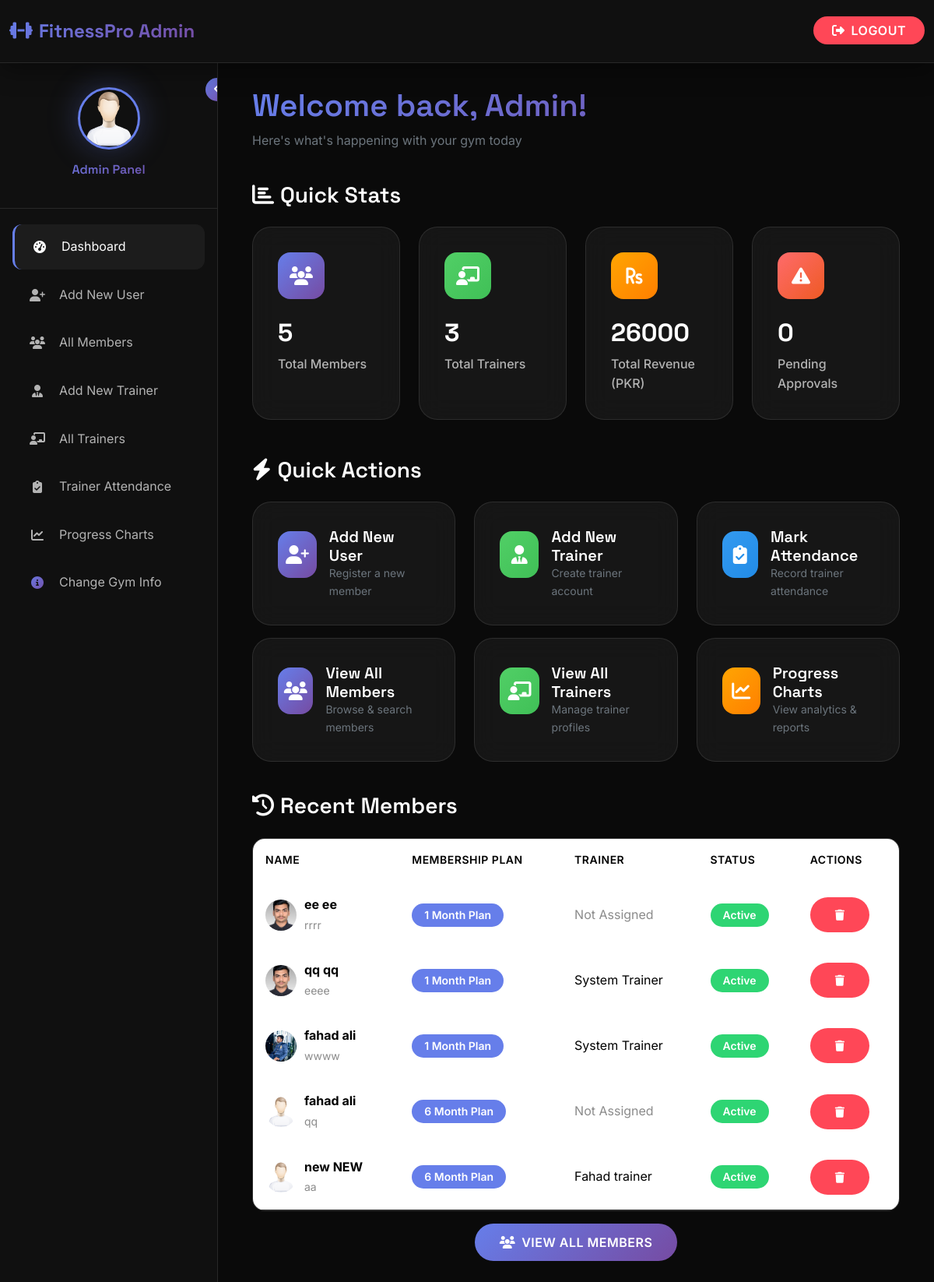
The app's page /admin_portal (signed in) with its own data.
### gym_management/gym_app/models.py (models this page shows, shortened)
class Gym_user(models.Model):
    first_name = models.CharField(max_length=50)
    last_name = models.CharField(max_length=50)
    dob = models.DateField()
    phone_number = models.CharField(max_length=20)
    image = models.ImageField(upload_to="users_profile_images/", default="users_profile_images/default.png", null=True, blank=True)
    weight = models.IntegerField(null=True, blank=True)
    height = models.IntegerField(null=True, blank=True)
    date_of_joining = models.DateTimeField(auto_now_add=True)
    email = models.CharField(max_length=50, null=True, blank=True)
    username = models.CharField(max_length=150, unique=True)
    password = models.CharField(max_length=100)
    address = models.ForeignKey(Address, on_delete=models.CASCADE, null=True, blank=True)
    gender = models.ForeignKey(Gender, on_delete=models.CASCADE)
    gym_split = models.ForeignKey(Gym_split, on_delete=models.CASCADE, null=True, blank=True)
    muscle_strength = models.ForeignKey(Muscle_strength, on_delete=models.CASCADE, null=True, blank=True)
    membership_plan = models.ForeignKey(MembershipPlan, on_delete=models.CASCADE, null=True, blank=True)
    payment_proof = models.ImageField(upload_to="payment_proofs/", null=True, blank=True)
    is_approved = models.BooleanField(default=False)
    is_blocked = models.BooleanField(default=False)
    membership_start_date = models.DateField(null=True, blank=True)
    membership_end_date = models.DateField(null=True, blank=True)
    reminder_sent = models.BooleanField(default=False)
    assigned_trainer = models.ForeignKey(Trainer, on_delete=models.SET_NULL, null=True, blank=True, related_name='assigned_members')
    trainer_requested = models.BooleanField(default=False)
    assigned_workout_plan = models.ForeignKey(WorkoutPlan, on_delete=models.SET_NULL, null=True, blank=True)
    assigned_diet_plan = models.ForeignKey(DietPlan, on_delete=models.SET_NULL, null=True, blank=True)
    @staticmethod
    def get_pending_approvals():
        return Gym_user.objects.filter(is_approved=False)
    @staticmethod
    def get_trainer_requests():
        return Gym_user.objects.filter(trainer_requested=True, assigned_trainer=None)

class MembershipPlan(models.Model):
    duration_months = models.IntegerField()
    price = models.IntegerField()
    name = models.CharField(max_length=100)

class Trainer(models.Model):
    first_name = models.CharField(max_length=50)
    last_name = models.CharField(max_length=50)
    email = models.CharField(max_length=50, null=True, blank=True)
    phone_number = models.CharField(max_length=20)
    username = models.CharField(max_length=150, unique=True)
    password = models.CharField(max_length=100)
    specialization = models.CharField(max_length=200, null=True, blank=True)
    image = models.ImageField(upload_to="trainers/", default="trainers/default.png", null=True, blank=True)
    created_at = models.DateTimeField(auto_now_add=True)

### gym_management/gym_app/views.py (the view)
# urls.py: path('admin_portal', views.admin_portal, name='admin_portal'),
def admin_portal(request):
    if 'admin_logged_in' not in request.session:
        return redirect('/admin_login')
    pending_approvals = Gym_user.get_pending_approvals()
    trainer_requests = Gym_user.get_trainer_requests()
    all_members = Gym_user.objects.filter(is_approved=True).order_by('-date_of_joining')
    all_trainers = Trainer.objects.all()
    total_revenue = sum([member.membership_plan.price for member in all_members if member.membership_plan])
    pending_count = pending_approvals.count()
    trainer_request_count = trainer_requests.count()
    data = {
        'admin': ADMIN_CREDENTIALS,
        'pending_approvals': pending_approvals,
        'trainer_requests': trainer_requests,
        'all_members': all_members,
        'all_trainers': all_trainers,
        'total_revenue': total_revenue,
        'pending_count': pending_count,
        'trainer_request_count': trainer_request_count,
        'total_members': all_members.count(),
        'total_trainers': all_trainers.count(),
        'today': dt.date.today()
    }
    return render(request, 'admin/dashboard.html', data)

### gym_management/gym_app/templates/admin/dashboard.html (shortened to what this page needs)
{% extends 'base_admin.html' %}
{% load static %}
{% block content %}
<div class="container-fluid">
    <div class="row mb-4" data-aos="fade-down">
        <div class="col-12">
            <h1 class="gradient-text mb-2">Welcome back, {{ admin.first_name }}!</h1>
            <p class="text-secondary">Here's what's happening with your gym today</p>
        </div>
    </div>
    <div class="row mb-4">
        <div class="col-12 mb-3" data-aos="fade-right">
            <h3><i class="fas fa-chart-bar me-2"></i>Quick Stats</h3>
        </div>
        <div class="col-md-3 mb-4" data-aos="fade-up">
            <a href="{% url 'all_members' %}" class="dashboard-card">
                <div class="card-icon bg-primary">
                    <i class="fas fa-users"></i>
                </div>
                <h2 class="card-title">{{ total_members }}</h2>
                <p class="card-subtitle">Total Members</p>
            </a>
        </div>
        <div class="col-md-3 mb-4" data-aos="fade-up" data-aos-delay="100">
            <a href="{% url 'all_trainers' %}" class="dashboard-card">
                <div class="card-icon bg-success">
                    <i class="fas fa-chalkboard-teacher"></i>
                </div>
                <h2 class="card-title">{{ total_trainers }}</h2>
                <p class="card-subtitle">Total Trainers</p>
            </a>
        </div>
        <div class="col-md-3 mb-4" data-aos="fade-up" data-aos-delay="200">
            <div class="dashboard-card">
                <div class="card-icon bg-warning">
                    <i class="fas fa-rupee-sign"></i>
                </div>
                <h2 class="card-title">{{ total_revenue }}</h2>
                <p class="card-subtitle">Total Revenue (PKR)</p>
            </div>
        </div>
        <div class="col-md-3 mb-4" data-aos="fade-up" data-aos-delay="300">
            <div class="dashboard-card">
                <div class="card-icon bg-danger">
                    <i class="fas fa-exclamation-triangle"></i>
                </div>
                <h2 class="card-title">{{ pending_count }}</h2>
                <p class="card-subtitle">Pending Approvals</p>
            </div>
        </div>
    </div>
    <div class="row mb-4">
        <div class="col-12 mb-3" data-aos="fade-right">
            <h3><i class="fas fa-bolt me-2"></i>Quick Actions</h3>
        </div>
        <div class="col-md-4 mb-3" data-aos="fade-up">
            <a href="{% url 'new_registration' %}" class="dashboard-card">
                <div class="d-flex align-items-center">
                    <div class="card-icon bg-primary me-3">
                        <i class="fas fa-user-plus"></i>
                    </div>
                    <div>
                        <h5 class="mb-0">Add New User</h5>
                        <p class="text-secondary mb-0 small">Register a new member</p>
                    </div>
                </div>
            </a>
        </div>
        <div class="col-md-4 mb-3" data-aos="fade-up" data-aos-delay="100">
            <a href="{% url 'add_trainer' %}" class="dashboard-card">
                <div class="d-flex align-items-center">
                    <div class="card-icon bg-success me-3">
                        <i class="fas fa-user-tie"></i>
                    </div>
                    <div>
                        <h5 class="mb-0">Add New Trainer</h5>
                        <p class="text-secondary mb-0 small">Create trainer account</p>
                    </div>
                </div>
            </a>
        </div>
        <div class="col-md-4 mb-3" data-aos="fade-up" data-aos-delay="200">
            <a href="{% url 'trainer_attendance' %}" class="dashboard-card">
                <div class="d-flex align-items-center">
                    <div class="card-icon bg-info me-3">
                        <i class="fas fa-clipboard-check"></i>
                    </div>
                    <div>
                        <h5 class="mb-0">Mark Attendance</h5>
                        <p class="text-secondary mb-0 small">Record trainer attendance</p>
                    </div>
                </div>
            </a>
        </div>
        <div class="col-md-4 mb-3" data-aos="fade-up" data-aos-delay="300">
            <a href="{% url 'all_members' %}" class="dashboard-card">
                <div class="d-flex align-items-center">
                    <div class="card-icon bg-primary me-3">
                        <i class="fas fa-users"></i>
                    </div>
                    <div>
                        <h5 class="mb-0">View All Members</h5>
                        <p class="text-secondary mb-0 small">Browse & search members</p>
                    </div>
                </div>
            </a>
        </div>
        <div class="col-md-4 mb-3" data-aos="fade-up" data-aos-delay="400">
            <a href="{% url 'all_trainers' %}" class="dashboard-card">
                <div class="d-flex align-items-center">
                    <div class="card-icon bg-success me-3">
                        <i class="fas fa-chalkboard-teacher"></i>
                    </div>
                    <div>
                        <h5 class="mb-0">View All Trainers</h5>
                        <p class="text-secondary mb-0 small">Manage trainer profiles</p>
                    </div>
                </div>
            </a>
        </div>
        <div class="col-md-4 mb-3" data-aos="fade-up" data-aos-delay="500">
            <a href="{% url 'progress_charts' %}" class="dashboard-card">
                <div class="d-flex align-items-center">
                    <div class="card-icon bg-warning me-3">
                        <i class="fas fa-chart-line"></i>
                    </div>
                    <div>
                        <h5 class="mb-0">Progress Charts</h5>
                        <p class="text-secondary mb-0 small">View analytics & reports</p>
                    </div>
                </div>
            </a>
        </div>
    </div>
    {% if all_members %}
    <div class="row mb-4">
        <div class="col-12 mb-3" data-aos="fade-right">
            <h3><i class="fas fa-history me-2"></i>Recent Members</h3>
        </div>
        <div class="col-12" data-aos="fade-up">
            <div class="table-responsive">
                <table class="table">
                    <thead>
                        <tr>
                            <th>Name</th>
                            <th>Membership Plan</th>
                            <th>Trainer</th>
                            <th>Status</th>
                            <th>Actions</th>
                        </tr>
                    </thead>
                    <tbody>
                        {% for member in all_members|slice:":10" %}
                        <tr>
                            <td>
                                <div class="d-flex align-items-center">
                                    {% if member.image %}
                                        <img src="{{ member.image.url }}" alt="{{ member.first_name }}"
                                             style="width: 40px; height: 40px; border-radius: 50%; object-fit: cover; margin-right: 10px;">
                                    {% else %}
                                        <div style="width: 40px; height: 40px; border-radius: 50%; background: var(--primary-gradient);
                                                    display: flex; align-items: center; justify-content: center; margin-right: 10px; font-weight: 600;">
                                            {{ member.first_name.0 }}{{ member.last_name.0 }}
                                        </div>
                                    {% endif %}
                                    <div>
                                        <strong>{{ member.first_name }} {{ member.last_name }}</strong>
                                        <br>
                                        <small   style = "color : var(--text-muted)"  >{{ member.username }}</small>
                                    </div>
                                </div>
                            </td>
                            <td>
                                {% if member.membership_plan %}
                                    <span class="badge badge-info">{{ member.membership_plan.name }}</span>
                                {% else %}
                                    <span class="badge badge-warning">No Plan</span>
                                {% endif %}
                            </td>
                            <td>
                                {% if member.assigned_trainer %}
                                    {{ member.assigned_trainer.first_name }} {{ member.assigned_trainer.last_name }}
                                {% else %}
                                    <span   style = "color : var(--text-muted)"  >Not Assigned</span>
                                {% endif %}
                            </td>
                            <td>
                                {% if member.membership_end_date %}
                                    {% if member.membership_end_date >= today %}
                                        <span class="badge badge-success">Active</span>
                                    {% else %}
                                        <span class="badge badge-danger">Expired</span>
                                    {% endif %}
                                {% else %}
                                    <span class="badge badge-warning">Pending</span>
                                {% endif %}
                            </td>
                            <td>
                                <a href="{% url 'delete_member' member.id %}"
                                   class="btn btn-sm btn-danger"
                                   onclick="return confirm('Are you sure you want to delete {{ member.first_name }} {{ member.last_name }}?')">
                                    <i class="fas fa-trash"></i>
                                </a>
                            </td>
                        </tr>
                        {% endfor %}
                    </tbody>
                </table>
            </div>
            <div class="text-center mt-3">
                <a href="{% url 'all_members' %}" class="btn btn-primary">
                    <i class="fas fa-users me-2"></i>View All Members
                </a>
            </div>
        </div>
    </div>
    {% endif %}
</div>
{% endblock %}

### records on screen
Gym_user: image (picture), first_name "ee", last_name "ee", username "rrrr", membership_plan.name "1 Month Plan", shows "Not Assigned", membership_end_date "Active"
Gym_user: image (picture), first_name "qq", last_name "qq", username "eeee", membership_plan.name "1 Month Plan", assigned_trainer.first_name "System", assigned_trainer.last_name "Trainer", membership_end_date "Active"
Gym_user: image (picture), first_name "fahad", last_name "ali", username "wwww", membership_plan.name "1 Month Plan", assigned_trainer.first_name "System", assigned_trainer.last_name "Trainer", membership_end_date "Active"
Gym_user: image (placeholder picture), first_name "fahad", last_name "ali", username "qq", membership_plan.name "6 Month Plan", shows "Not Assigned", membership_end_date "Active"
Gym_user: image (placeholder picture), first_name "new", last_name "NEW", username "aa", membership_plan.name "6 Month Plan", assigned_trainer.first_name "Fahad", assigned_trainer.last_name "trainer", membership_end_date "Active"

### other values on screen
{{ admin.first_name }} "Admin"
{{ total_members }} "5"
{{ total_trainers }} "3"
{{ total_revenue }} "26000"
{{ pending_count }} "0"
